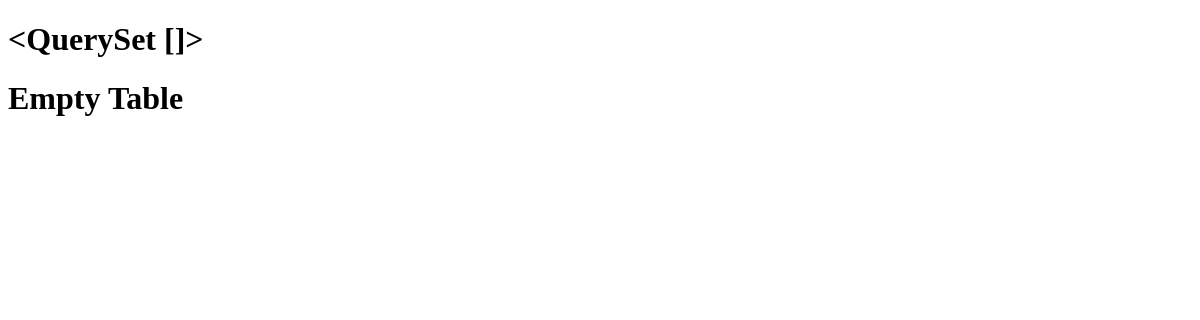
Before: /home/t/ with the older database file.
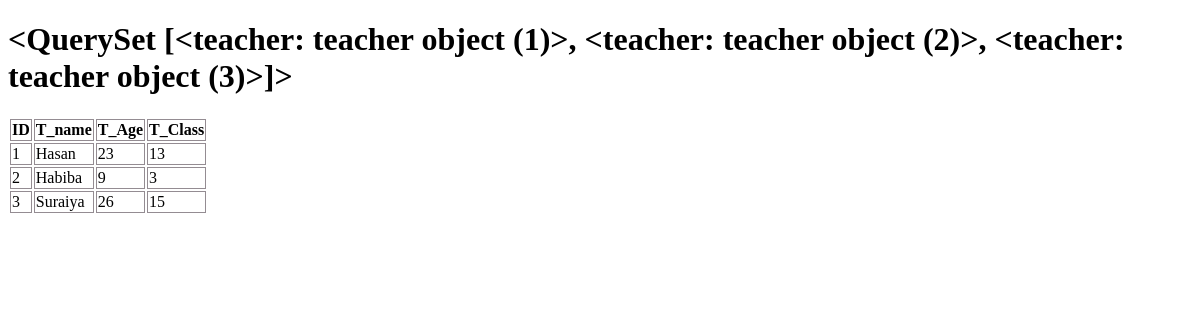
After: the same page with the newer database file.
### Home/models.py (models this page shows)
class teacher(models.Model):
    T_name = models.IntegerField()
    T_Age = models.CharField(max_length=50)
    T_Class = models.CharField(max_length=50)

### Home/views.py (the view)
# urls.py: path('t/', views.teacher_info),
def teacher_info(request):
    teach = teacher.objects.all()
    return render(request, 'Home/t.html', {"tec": teach})

### templates/Home/t.html (shortened to what this page needs)
<!DOCTYPE html>
{% load static %}
<html>
    <head>
        <link rel="stylesheet" href="{% static 'css/t.css' %}">
    </head>
    <body>
        <h1>{{tec}}</h1>
        {% if tec %}
        <Table>
            <tr>
                <th>ID</th>
                <th>T_name</th>
                <th>T_Age</th>
                <th>T_Class</th>
            </tr>
            {% for th in tec %}
            <tr>
                <td>{{th.id}}</td>
                <td>{{th.T_name}}</td>
                <td>{{th.T_Age}}</td>
                <td>{{th.T_Class}}</td>
            </tr>
            {% endfor %}
        </table>
        {% else %}
        <h1>Empty Table</h1>
        {% endif %}
    </body>
</html>

### static/css/t.css (style rules this page uses)
th, td { border: 1px solid rgb(148, 140, 146); }

Changed rows visible on the page:
added teacher: id "<QuerySet [<teacher: teacher object (1)>, <teacher: teacher object (2)>, <teacher: teacher object (3)>]>", id "1", T_name "Hasan", T_Age "23", T_Class "13"
added teacher: id "2", T_name "Habiba", T_Age "9", T_Class "3"
added teacher: id "3", T_name "Suraiya", T_Age "26", T_Class "15"
Other visible differences:
{{ tec }}: "<QuerySet []>" → (not shown)
text no longer shown: "Empty Table"
text now shown: "ID T_name T_Age T_Class"
